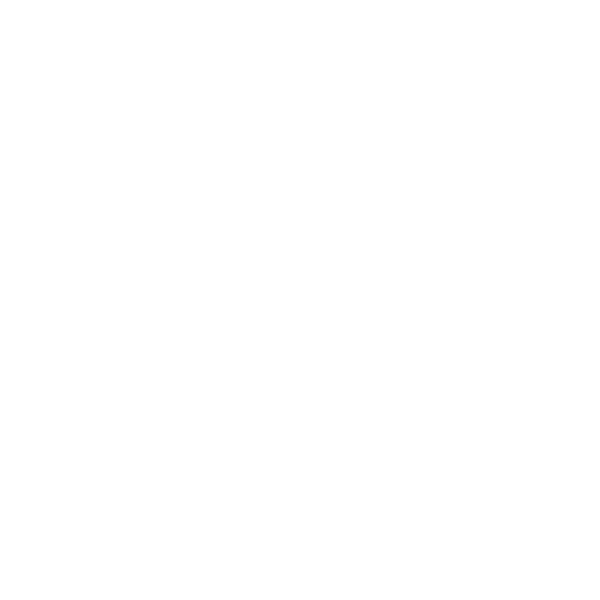
Frame 1 (no input)
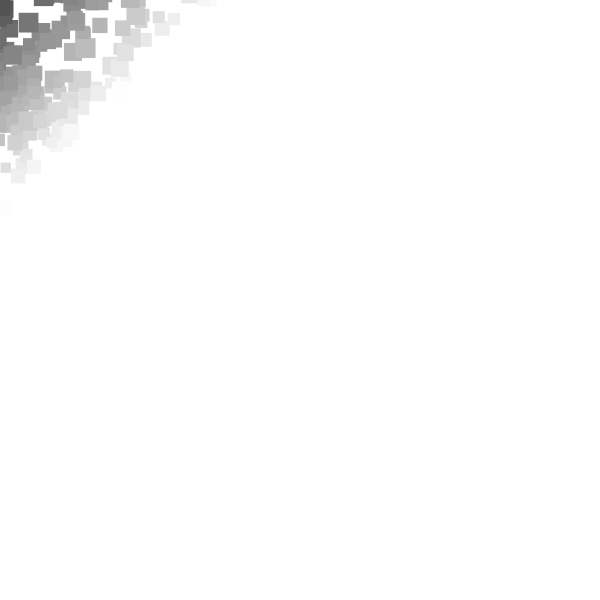
Frame 60 (the mouse pressed at the canvas centre just before this capture)
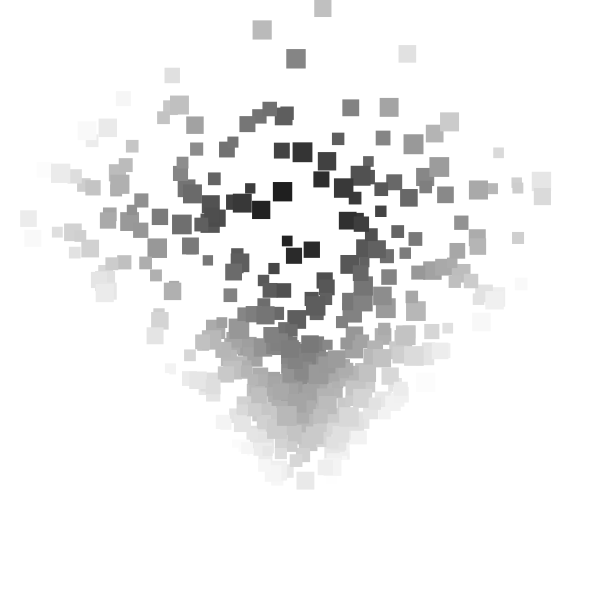
Frame 120 (the mouse held since frame 60 and released just before this capture)

The Processing sketch that drew these frames (run headless with seeded random() and noise(); from frame 60 on, the mouse is pressed at the canvas centre):

// Processing sketch: processing_157156
// ── processing_157156.pde

Particle[] p = new Particle[1000];

Particle lonelyParticle; 

void setup() { 
  size(600, 600); 
  background(255); 
  for ( int i = 0 ; i < p.length; i++ ) {
    p[i] = new Particle(-i * .01, i * .01, -i * .01, i * .01);
  }
  lonelyParticle = new Particle(-1, 1, -10, 1);
} 

void draw() {
  background(255);

  lonelyParticle.update();
  lonelyParticle.display(); 

  for ( int i = 0 ; i < p.length; i++ ) {
    p[i].update(); 
    p[i].display();
  }
} 

void mousePressed() {
    for ( int i = 0 ; i < p.length; i++ ) {
      p[i] = new Particle(-i * .01, i * .01, -i * .01, i * .01); 
    }
  lonelyParticle = new Particle(-1, 1, -10, 1);
} 

class Particle {
  float x; 
  float y; 
  float size; 
  float xSpeed; 
  float ySpeed; 
  
  //CREATE CONSTRUCTOR
  Particle(float xMin, float xMax, float yMin, float yMax) {
    x = mouseX; 
    y = mouseY;
    size = random(10,20); 
    xSpeed = random(xMin, xMax);
    ySpeed = random(yMin, yMax); 
    
//    xSpeed = random(-1,1);
//    ySpeed = random(-3,0); 
  }
  
  //update function
  void update() {
    ySpeed += 0.05; 
    x += xSpeed;
    y += ySpeed; 
  } 
  
  //display function
  void display() {     
    noStroke(); 
    float totalSpeed = abs(xSpeed) + abs(ySpeed); 
    float newFill = map(totalSpeed, 0, 5, 0, 255); 
    fill(newFill); 
    noSmooth(); 
    rectMode(CENTER);
    rect(x,y,size,size);
  }
}
